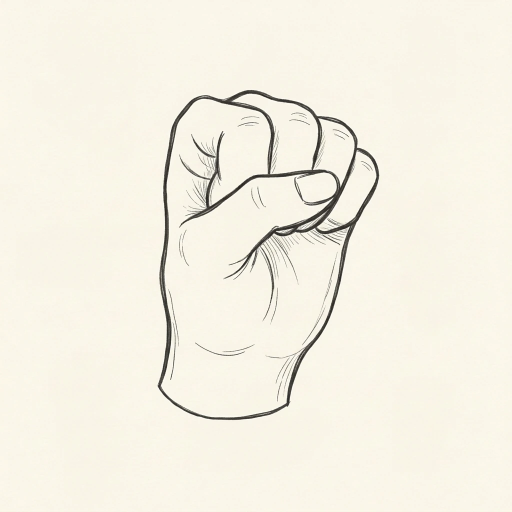
#> input picture assets-src/hand/stills/fist.webp, 1024 x 1024 px (shown at 1/2 size)
$ python -i build.py   (imports and definitions only)
#> lines starting #> are read from the running program, lines starting #| are printed output that depends on the picture
#> `cs = Image.new('RGB', sheet.size, (247, 242, 231)); cs.paste(sheet, (0..`:
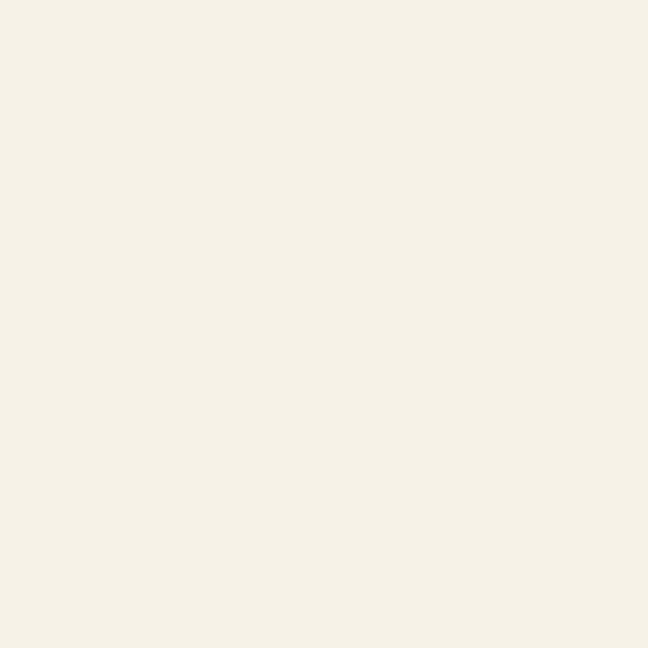
#> cs: PIL image 1296x1296 RGB (shown at 1/2 size); mean R, G, B 247, 242, 231
#> `pv = Image.new('RGB', (9*120, 240), (247, 242, 231)); pv.paste((30, 46..`:
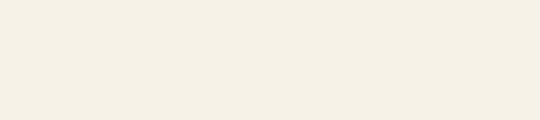
#> pv: PIL image 1080x240 RGB (shown at 1/2 size); mean R, G, B 247, 242, 231
"""Assemble the 9x9 line-ink hand sheet + posters from the per-pose clips. usage: python3 -I build.py outdir"""
import sys, glob, os
from PIL import Image, ImageFilter
import numpy as np
# [1 line not run here, left out]
P = ['wave','thumbsUp','ok','pointRight','pointDown','peace','three','palm','fist']
INK = (39, 61, 53); S = 960; CELL = 144
def alpha(path):
#> called with path = 'stills/fist.webp'
    im = Image.open(path).convert('L'); w, h = im.size; s = min(w, h)
    im = im.crop(((w-s)//2, (h-s)//2, (w+s)//2, (h+s)//2)).resize((S, S), Image.LANCZOS)
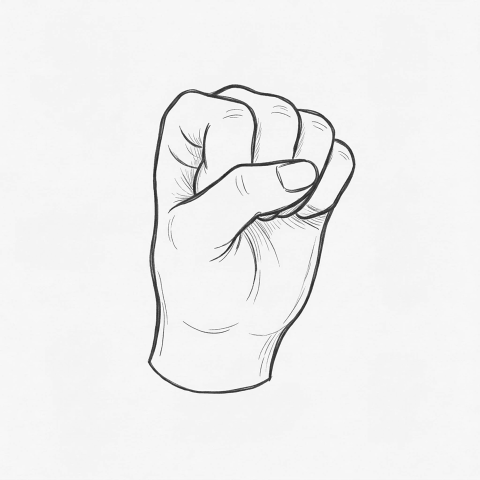
#> im: PIL image 960x960 L (shown at 1/2 size); min 18, max 255, mean 240.4
    g = np.asarray(im).astype(np.float32)
    bg = max(np.median(np.concatenate([g[:12].ravel(), g[-12:].ravel(), g[:, :12].ravel(), g[:, -12:].ravel()])), np.percentile(g, 90))
#> bg = 246
    a = np.clip((bg - 10 - g) / max(bg - 10 - 95, 1), 0, 1) ** 0.75
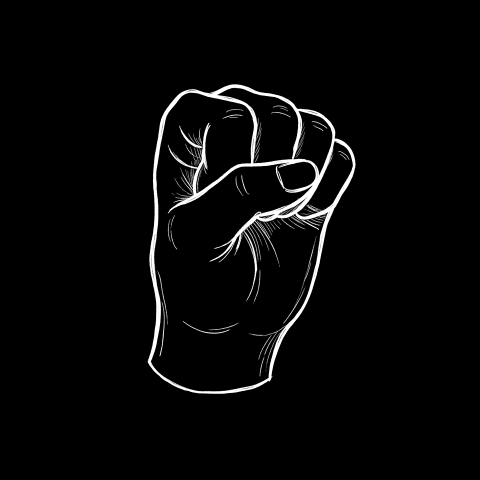
#> a: shape (960, 960) float32 (shown at 1/2 size); min 0, max 1, mean 0.0294
    yy, xx = np.mgrid[0:S, 0:S]; a *= np.clip(np.minimum.reduce([xx, yy, S-1-xx, S-1-yy]) / (S * 0.06), 0, 1)
    top = np.percentile(a[a > 0.05], 97) if (a > 0.05).sum() > 50 else 1
#> top = 1
    a = np.clip(a / max(top, 0.3), 0, 1)
    # heavier line so it holds at 48px: grow the ink a few pixels, then soften
    im = Image.fromarray((a * 255).astype(np.uint8)).filter(ImageFilter.MaxFilter(7)).filter(ImageFilter.GaussianBlur(1.2))
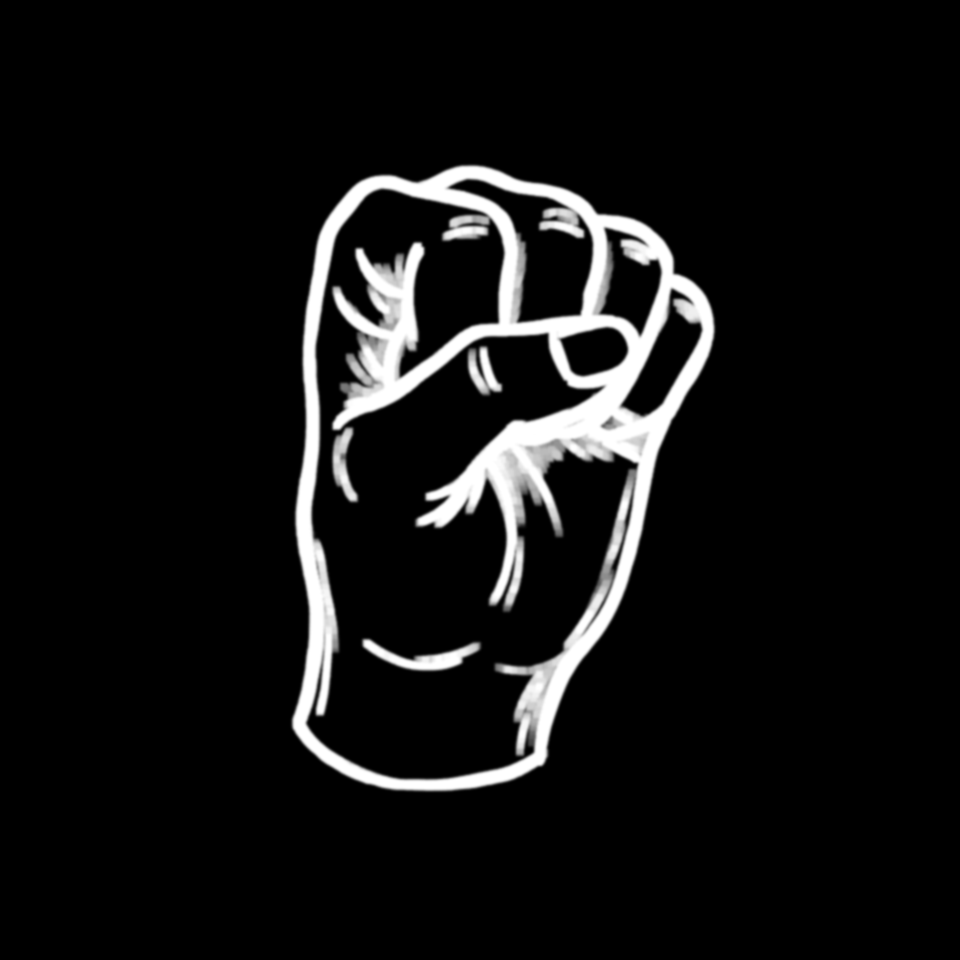
#> im: PIL image 960x960 L; min 0, max 255, mean 18.6
    return np.asarray(im).astype(np.float32) / 255
rows = []
# [4 lines not run here, left out]
# [1 line that did not run here, left out]
# [1 line that did not run here, left out]
# [1 line that did not run here, left out]
# [1 line that did not run here, left out]
# [1 line not run here, left out]
def cell(a):
    rgba = np.dstack([np.full_like(a, INK[0]), np.full_like(a, INK[1]), np.full_like(a, INK[2]), a * 255]).astype(np.uint8)
    return Image.fromarray(rgba, 'RGBA').crop(box).resize((CELL, CELL), Image.LANCZOS)
sheet = Image.new('RGBA', (9*CELL, 9*CELL), (0, 0, 0, 0))
# [14 lines not run here, left out]

>>> result = alpha('stills/fist.webp')

$ run again, on assets-src/hand/stills/pointDown.webp
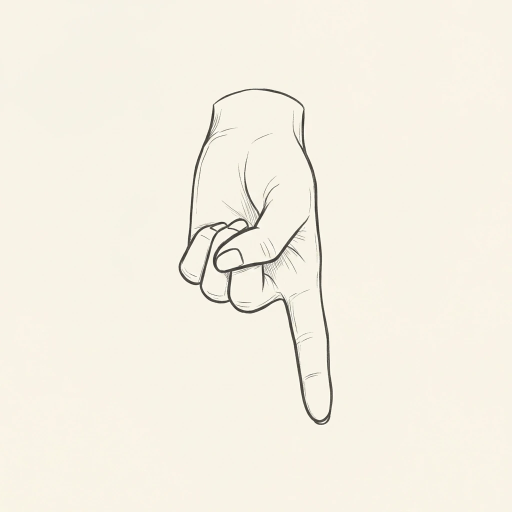
#> input picture assets-src/hand/stills/pointDown.webp, 1024 x 1024 px (shown at 1/2 size)
#> sheet: PIL image 1296x1296 RGBA; every value is 0
#> bg = 244
#> in alpha, `a = np.clip((bg - 10 - g) / max(bg - 10 - 95, 1), 0, 1) ** 0.75`:
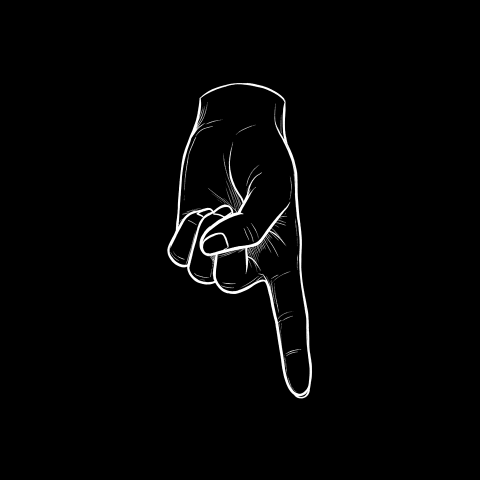
#> a: shape (960, 960) float32 (shown at 1/2 size); min 0, max 1, mean 0.0163
#> top = 1
#> in alpha, `im = Image.fromarray((a * 255).astype(np.uint8)).filter(ImageFilter.Ma..`:
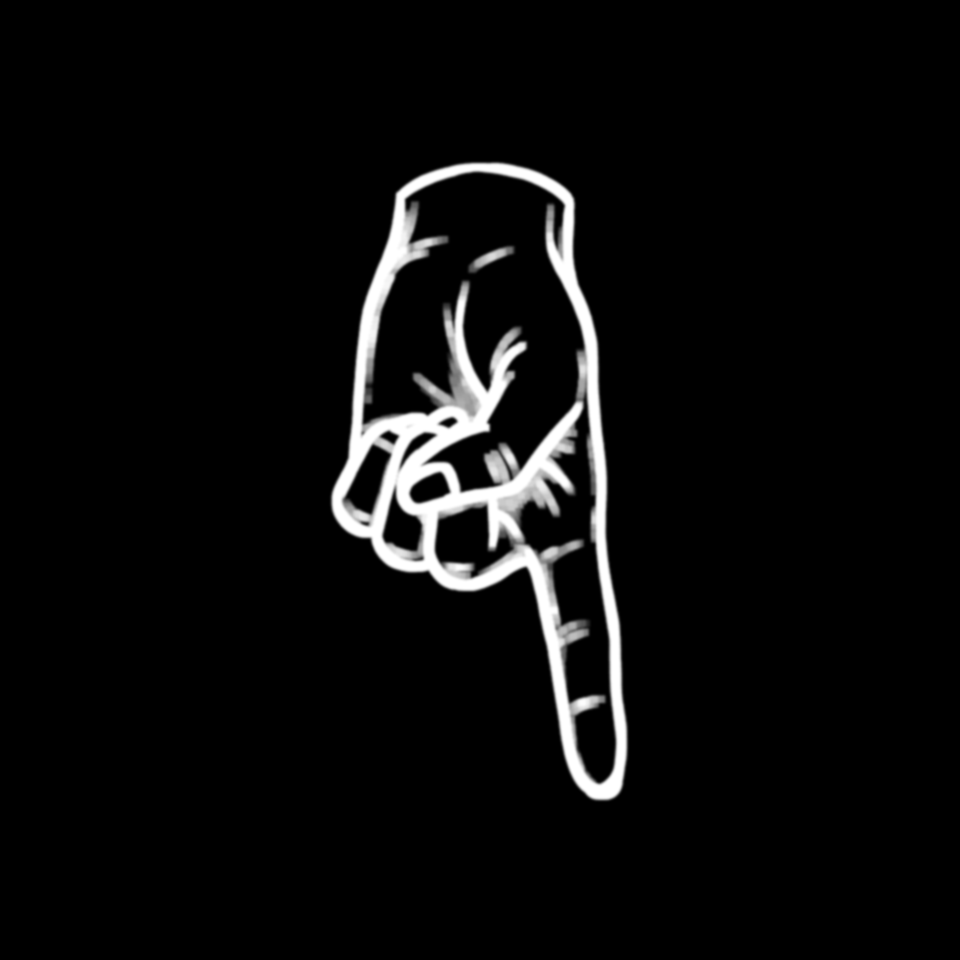
#> im: PIL image 960x960 L; min 0, max 255, mean 11.5

$ run again, on assets-src/hand/stills/pointRight.webp
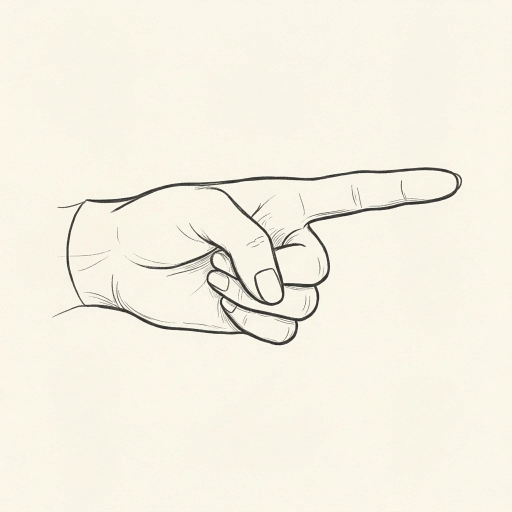
#> input picture assets-src/hand/stills/pointRight.webp, 1024 x 1024 px (shown at 1/2 size)
#> sheet: PIL image 1296x1296 RGBA; every value is 0
#> bg = 246
#> in alpha, `a = np.clip((bg - 10 - g) / max(bg - 10 - 95, 1), 0, 1) ** 0.75`:
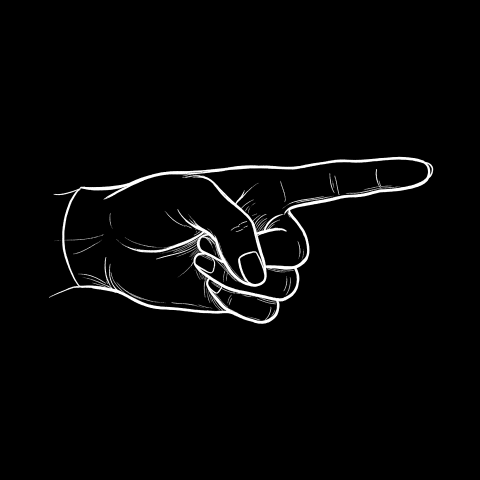
#> a: shape (960, 960) float32 (shown at 1/2 size); min 0, max 1, mean 0.0238
#> top = 1
#> in alpha, `im = Image.fromarray((a * 255).astype(np.uint8)).filter(ImageFilter.Ma..`:
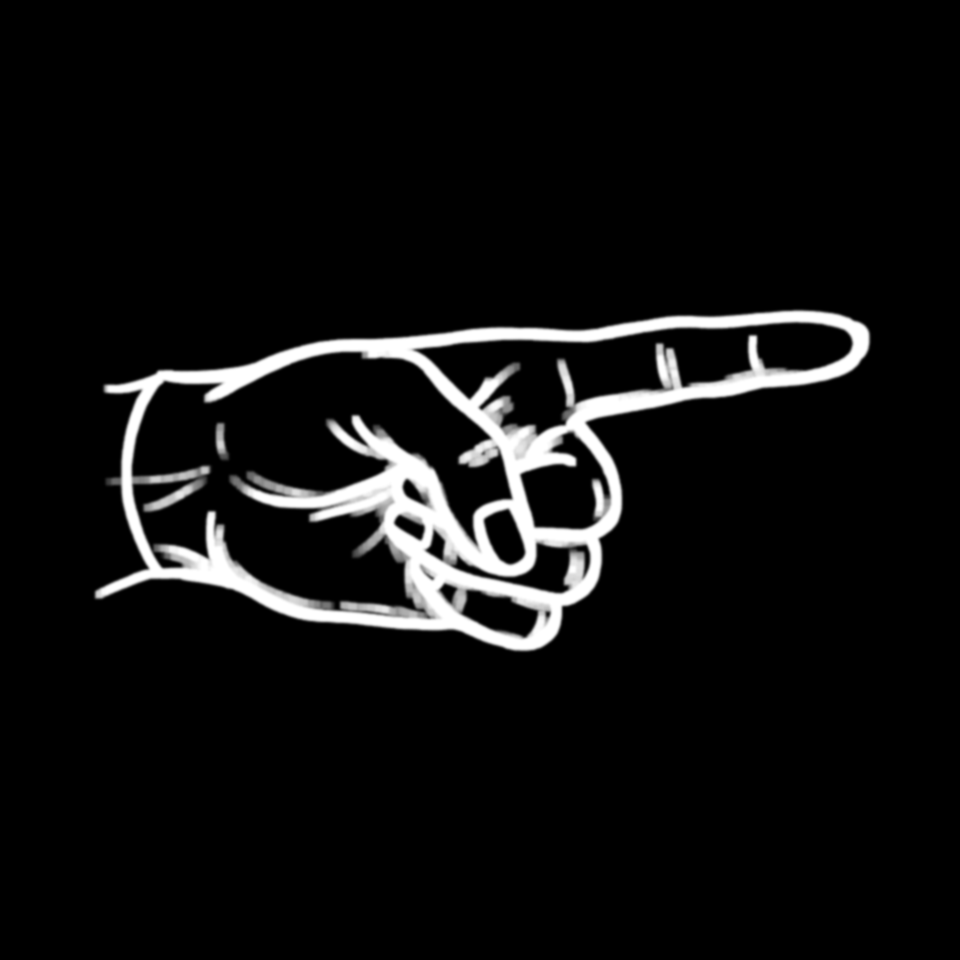
#> im: PIL image 960x960 L; min 0, max 255, mean 15.8
